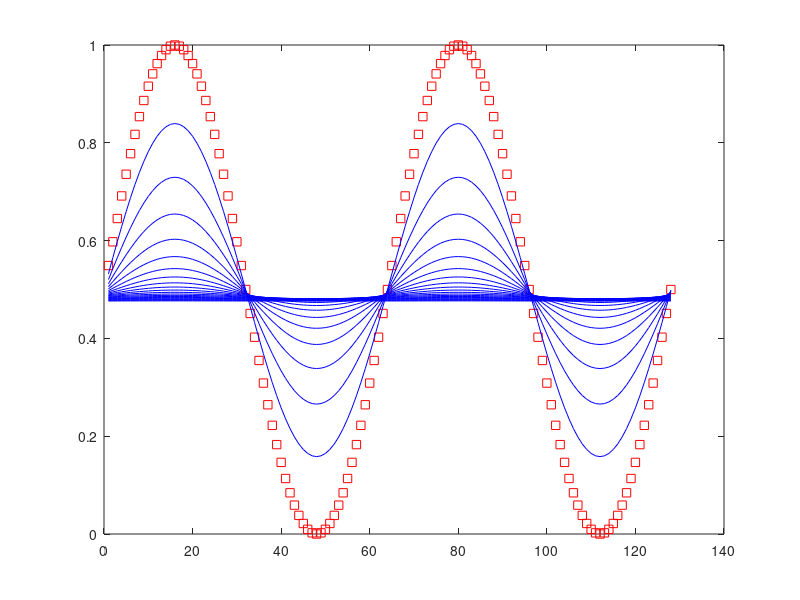

Write the MATLAB code that produced this figure.
%Solution to solve a 1D diffusion equation using implicit spectral method

%Define system size and parameters
N = 128;
D=1; %Diffusivity
delt=1.0;

c=zeros(N,1); %Define a column vector

M = 2;
for j=1:N
    c(j,1) = 0.5*(1+sin(2*pi*M*j/N));
end
plot(c,'rs');

hold on

%Periodic boundary conditions
%Half length of the simulation box
half_N = N/2;
%Define grid space in reciprocal space
delk = 2*pi/N;
for l = 1:20% 
    for m = 1:500 % For composition evolution 
        ctilde = fft(c);
        for i = 1:N
            if(i<half_N)
                k=i*delk;
            end
            if (i>=half_N)
                k = (i-1)^delk;
            end
            %Time evolution
            ctilde(i,1) = ctilde(i,1)/(1+D*k^2*delt);
        end
    end
    c=real(ifft(ctilde));
    plot(c, 'b');
end